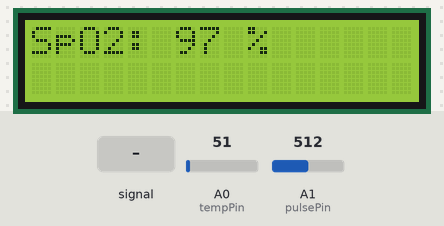
Bench run of a sketch on a simulated Arduino Uno, built with avr-gcc and run on an emulated ATmega328P. Parts: 16×2 character LCD. The test bench sets the inputs (shaded band); at power-on: A0 (tempPin) = 51, A1 (pulsePin) = 512.

Above: at 3.2 s.
3.3 s: A1 (pulsePin) fed a 200 Hz sine of ±81 counts around its level
At 4.8 s:
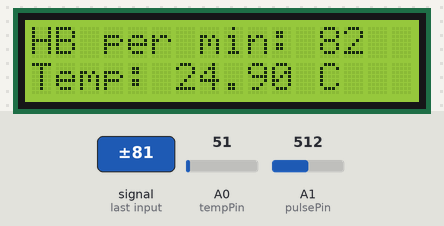
6.5 s: A0 (tempPin) set to 61
At 8.8 s:
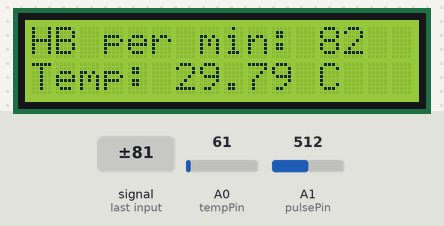
10.6 s: A1 (pulsePin) set to 716
At 12.6 s:
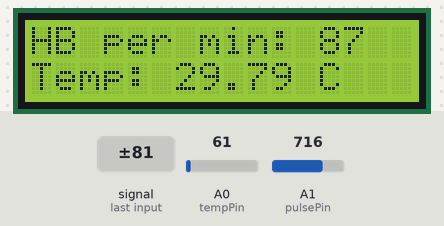
14.6 s: A1 (pulsePin) fed a 1000 Hz sine of ±255 counts around its level
At 16.4 s:
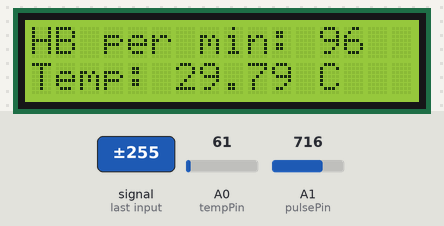
18.6 s: A0 (tempPin) set to 71
At 20.9 s:
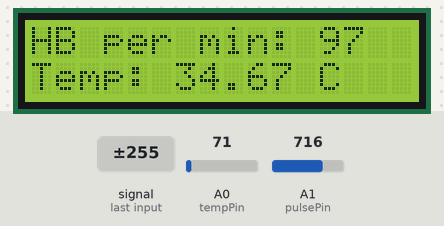
22.6 s: A1 (pulsePin) set to 900
At 24.9 s:
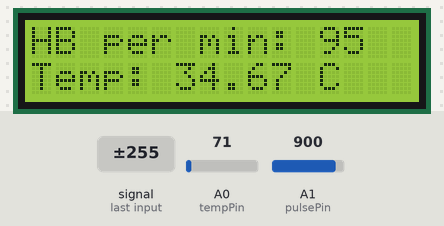
Timing chart, 0 to 26.4 s (numbered marks = the images above; inputs shaded):
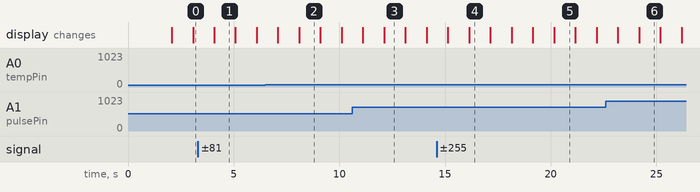

Measured:
- after the input at 3.3 s, the display: changes after 0.78 s (image 1)
- after the input at 14.6 s, the display: first differs from a run without the input after 1.5 s (image 4)
- what the display in image 1 shows lasts 1.0 s, from 4.1 s to 5.1 s

The sketch:

Patient_Health_Monitoring_Code.ino
```cpp
#include <TimerOne.h>
#include <LiquidCrystal.h>


LiquidCrystal lcd(12, 11, 5, 4, 3, 2);

int val;
const int tempPin = A0;
const int pulsePin = A1;

int pulseValue = 0;
int bpm = 0;
int tempValue = 0;
float temperatureC = 0.0;
float temperatureF = 0.0;

int spo2 = 97;

void setup() {
  lcd.begin(16, 2);
  lcd.print("Health Monitoring");

  pinMode(pulsePin, INPUT);
  pinMode(tempPin, INPUT);


  delay(2000);
}

void loop() {

  tempValue = analogRead(tempPin);
  temperatureC = (tempValue * 5.0 * 100.0) / 1024;
  temperatureF = (temperatureC * 9.0 / 5.0) + 32.0;


  pulseValue = analogRead(pulsePin);


  bpm = map(pulseValue, 0, 1023, 60, 100);


  lcd.clear();
  lcd.setCursor(0, 0);
  lcd.print("HB per min: ");
  lcd.print(bpm);

  lcd.setCursor(0, 1);
  lcd.print("Temp: ");
  lcd.print(temperatureC);
  lcd.print(" C");

  delay(1000);


  lcd.clear();
  lcd.setCursor(0, 0);
  lcd.print("SpO2: ");
  lcd.print(spo2);
  lcd.print(" %");

  delay(1000);
}
```
